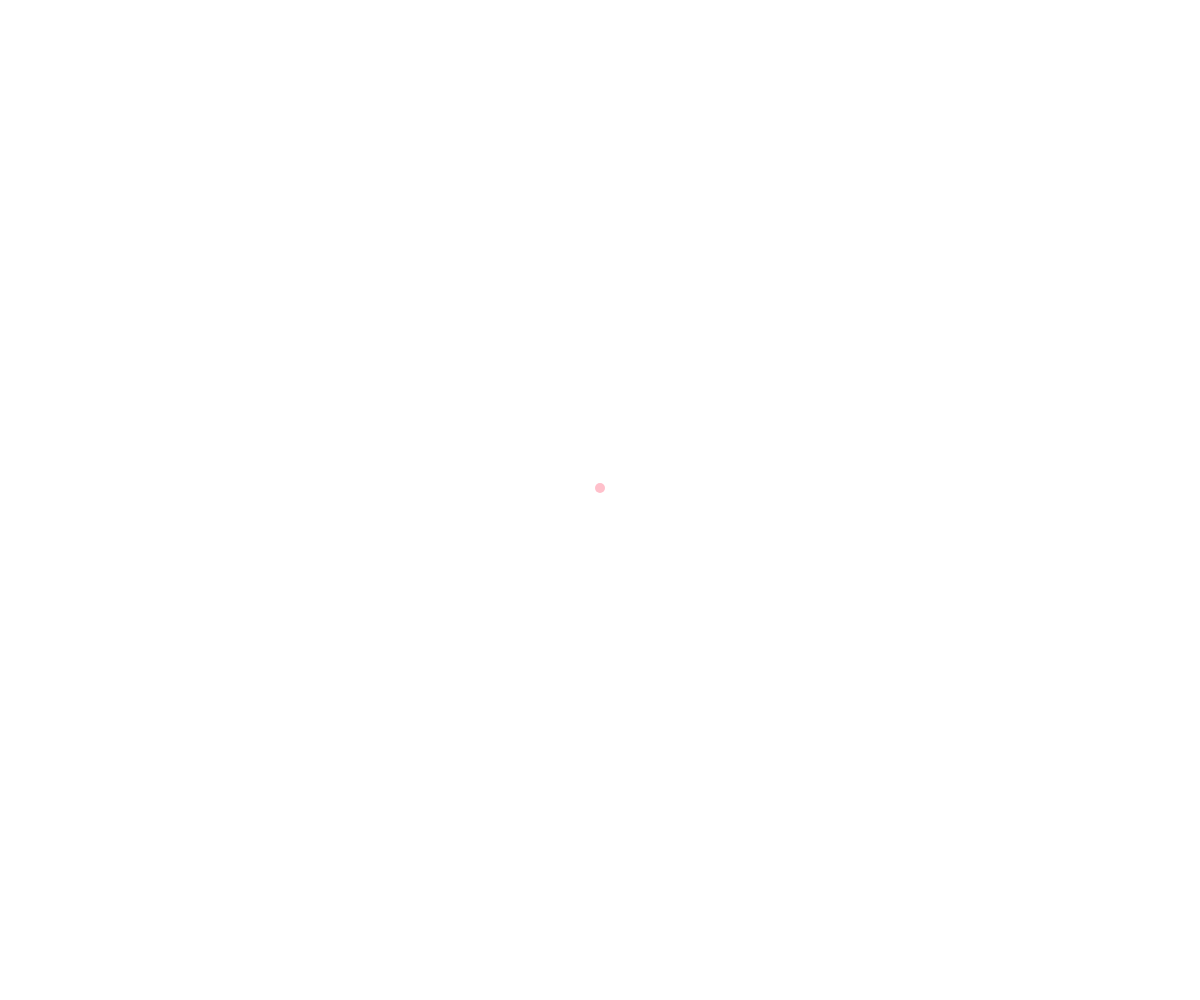
Frame 1 (no input)
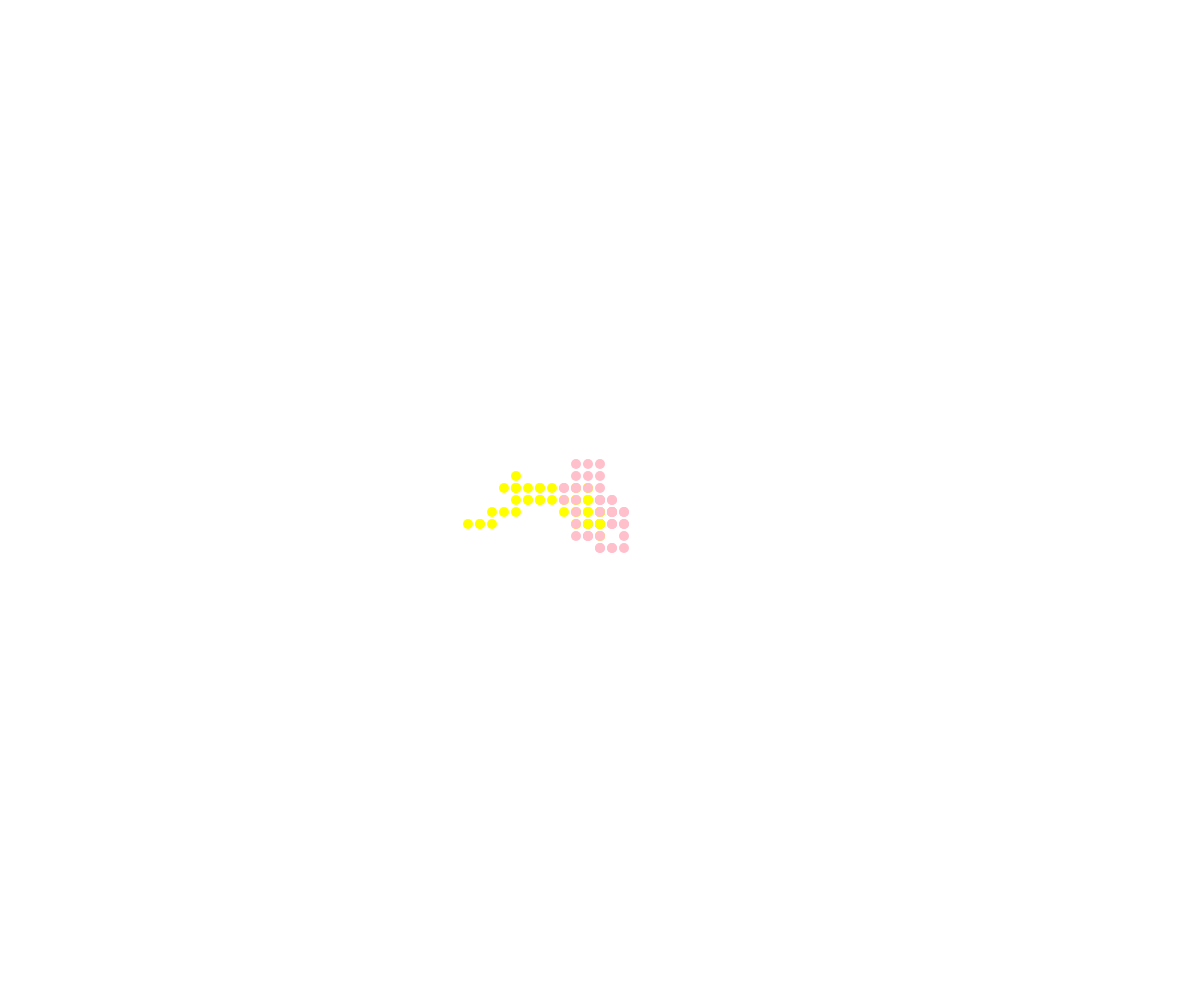
Frame 60 (no input)
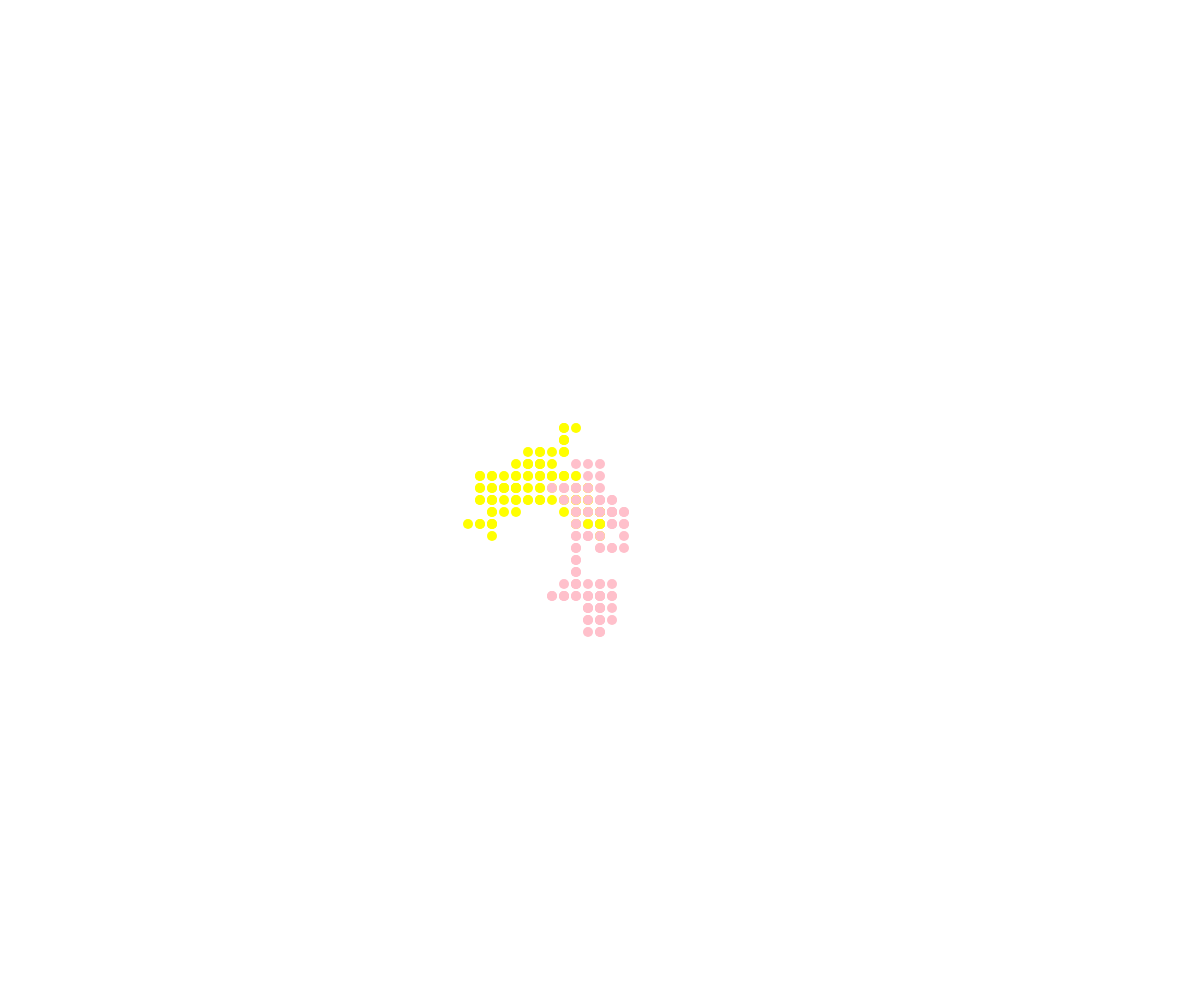
Frame 120 (the mouse pressed at the canvas centre since frame 60)

The p5.js sketch that drew these frames (run headless with seeded random() and noise() and a simulated clock; from frame 60 on, the mouse is pressed at the canvas centre):

// p5.js sketch
// ── sketch.js
//Walker OOP DEMO

class Walker{
  constructor(x, y, theColor){
    this.x = x;
    this.y = y;
    this.speed = 12;
    this.radius = 5;
    this.color = theColor;
  }

  display() {
    noStroke();
    circle(this.x, this.y, this.radius*2);
    fill(this.color);
  }

  move() {
    let choice  = random(100);
    if (choice <25){
      this.y-=this.speed;
    }

    else if (choice<50){
      this.y += this.speed;
    }

    else if(choice<75){
      this.x -= this.speed;
    }

    else{
      this.x += this.speed;
    }
  }
}

let luc;
let micheal;

function setup() {
  createCanvas(windowWidth, windowHeight);
  luc  = new Walker(width/2, height/2, "pink");
  micheal = new Walker (width/2, height/2, "yellow");
}

function draw() {
  luc.move();
  luc.display();

  micheal.move();
  micheal.display();
}
